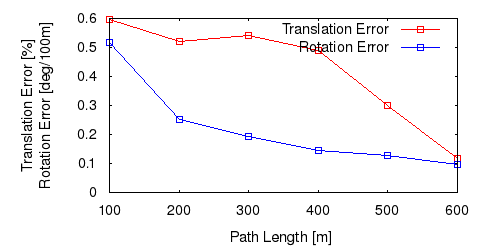

Generate this figure with gnuplot:
set term postscript eps enhanced color
set output "07_trl.eps"
set size ratio 0.5
set yrange [0:*]
set xlabel "Path Length [m]"
set ylabel "Translation Error [%]\nRotation Error [deg/100m]"
plot "07_tl.txt" using 1:($2*100) title 'Translation Error' lc rgb "#FF0000" pt 4 w linespoints,"07_rl.txt" using 1:($2*57.3*100) title 'Rotation Error' lc rgb "#0000FF" pt 4 w linespoints
